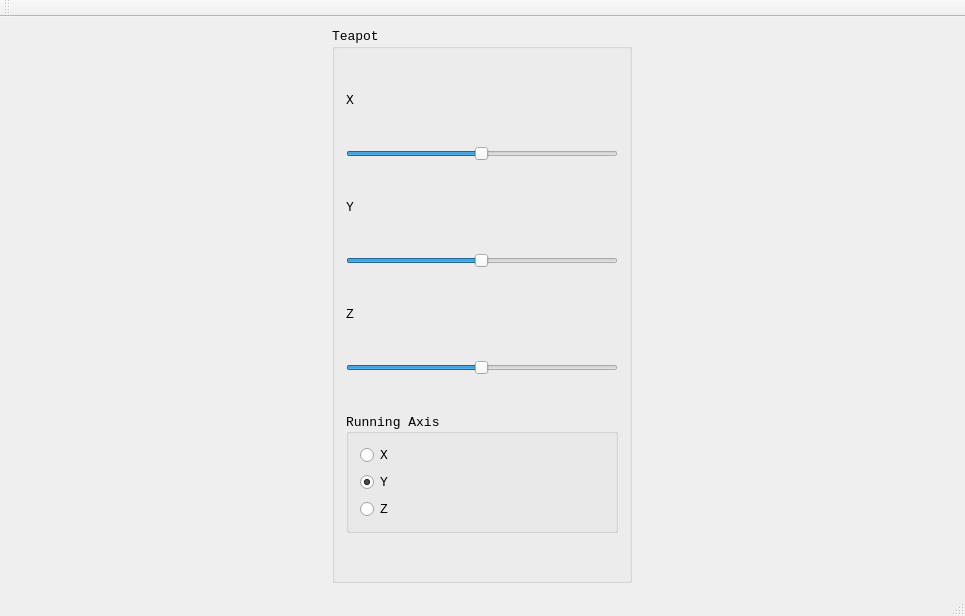
<?xml version="1.0" encoding="UTF-8"?>
<ui version="4.0">
 <class>MainWindow</class>
 <widget class="QMainWindow" name="MainWindow">
  <property name="geometry">
   <rect>
    <x>0</x>
    <y>0</y>
    <width>965</width>
    <height>616</height>
   </rect>
  </property>
  <property name="windowTitle">
   <string>MainWindow</string>
  </property>
  <widget class="QWidget" name="centralWidget">
   <layout class="QHBoxLayout" name="horizontalLayout">
    <item>
     <layout class="QHBoxLayout" name="horizontalLayoutQGL"/>
    </item>
    <item>
     <widget class="QGroupBox" name="groupBox">
      <property name="sizePolicy">
       <sizepolicy hsizetype="Fixed" vsizetype="Preferred">
        <horstretch>0</horstretch>
        <verstretch>0</verstretch>
       </sizepolicy>
      </property>
      <property name="minimumSize">
       <size>
        <width>300</width>
        <height>0</height>
       </size>
      </property>
      <property name="maximumSize">
       <size>
        <width>300</width>
        <height>16777215</height>
       </size>
      </property>
      <property name="font">
       <font>
        <family>Courier New</family>
        <pointsize>10</pointsize>
       </font>
      </property>
      <property name="title">
       <string>Teapot</string>
      </property>
      <layout class="QVBoxLayout" name="verticalLayout">
       <item>
        <widget class="QLabel" name="labelBase">
         <property name="maximumSize">
          <size>
           <width>300</width>
           <height>16</height>
          </size>
         </property>
         <property name="font">
          <font>
           <family>Courier New</family>
           <pointsize>10</pointsize>
          </font>
         </property>
         <property name="text">
          <string>X</string>
         </property>
        </widget>
       </item>
       <item>
        <widget class="QSlider" name="horizontalSlider1">
         <property name="font">
          <font>
           <family>Courier New</family>
           <pointsize>10</pointsize>
          </font>
         </property>
         <property name="minimum">
          <number>-180</number>
         </property>
         <property name="maximum">
          <number>180</number>
         </property>
         <property name="value">
          <number>-1</number>
         </property>
         <property name="orientation">
          <enum>Qt::Horizontal</enum>
         </property>
        </widget>
       </item>
       <item>
        <widget class="QLabel" name="labelArm1">
         <property name="maximumSize">
          <size>
           <width>300</width>
           <height>16</height>
          </size>
         </property>
         <property name="font">
          <font>
           <family>Courier New</family>
           <pointsize>10</pointsize>
          </font>
         </property>
         <property name="text">
          <string>Y</string>
         </property>
        </widget>
       </item>
       <item>
        <widget class="QSlider" name="horizontalSlider2">
         <property name="font">
          <font>
           <family>Courier New</family>
           <pointsize>10</pointsize>
          </font>
         </property>
         <property name="minimum">
          <number>-180</number>
         </property>
         <property name="maximum">
          <number>180</number>
         </property>
         <property name="value">
          <number>-1</number>
         </property>
         <property name="orientation">
          <enum>Qt::Horizontal</enum>
         </property>
        </widget>
       </item>
       <item>
        <widget class="QLabel" name="labelArm2">
         <property name="maximumSize">
          <size>
           <width>300</width>
           <height>16</height>
          </size>
         </property>
         <property name="font">
          <font>
           <family>Courier New</family>
           <pointsize>10</pointsize>
          </font>
         </property>
         <property name="text">
          <string>Z</string>
         </property>
        </widget>
       </item>
       <item>
        <widget class="QSlider" name="horizontalSlider3">
         <property name="font">
          <font>
           <family>Courier New</family>
           <pointsize>10</pointsize>
          </font>
         </property>
         <property name="minimum">
          <number>-180</number>
         </property>
         <property name="maximum">
          <number>180</number>
         </property>
         <property name="value">
          <number>-1</number>
         </property>
         <property name="orientation">
          <enum>Qt::Horizontal</enum>
         </property>
        </widget>
       </item>
       <item>
        <widget class="QGroupBox" name="groupBoxRotationAxis">
         <property name="maximumSize">
          <size>
           <width>16777215</width>
           <height>120</height>
          </size>
         </property>
         <property name="title">
          <string>Running Axis</string>
         </property>
         <property name="alignment">
          <set>Qt::AlignLeading|Qt::AlignLeft|Qt::AlignVCenter</set>
         </property>
         <layout class="QVBoxLayout" name="verticalLayout_2">
          <item>
           <widget class="QRadioButton" name="radioButtonX">
            <property name="text">
             <string>X</string>
            </property>
            <property name="checked">
             <bool>false</bool>
            </property>
           </widget>
          </item>
          <item>
           <widget class="QRadioButton" name="radioButtonY">
            <property name="text">
             <string>Y</string>
            </property>
            <property name="checked">
             <bool>true</bool>
            </property>
           </widget>
          </item>
          <item>
           <widget class="QRadioButton" name="radioButtonZ">
            <property name="text">
             <string>Z</string>
            </property>
           </widget>
          </item>
         </layout>
        </widget>
       </item>
      </layout>
     </widget>
    </item>
   </layout>
  </widget>
  <widget class="QMenuBar" name="menuBar">
   <property name="geometry">
    <rect>
     <x>0</x>
     <y>0</y>
     <width>965</width>
     <height>25</height>
    </rect>
   </property>
  </widget>
  <widget class="QToolBar" name="mainToolBar">
   <attribute name="toolBarArea">
    <enum>TopToolBarArea</enum>
   </attribute>
   <attribute name="toolBarBreak">
    <bool>false</bool>
   </attribute>
  </widget>
  <widget class="QStatusBar" name="statusBar"/>
 </widget>
 <layoutdefault spacing="6" margin="11"/>
 <resources/>
 <connections/>
</ui>
